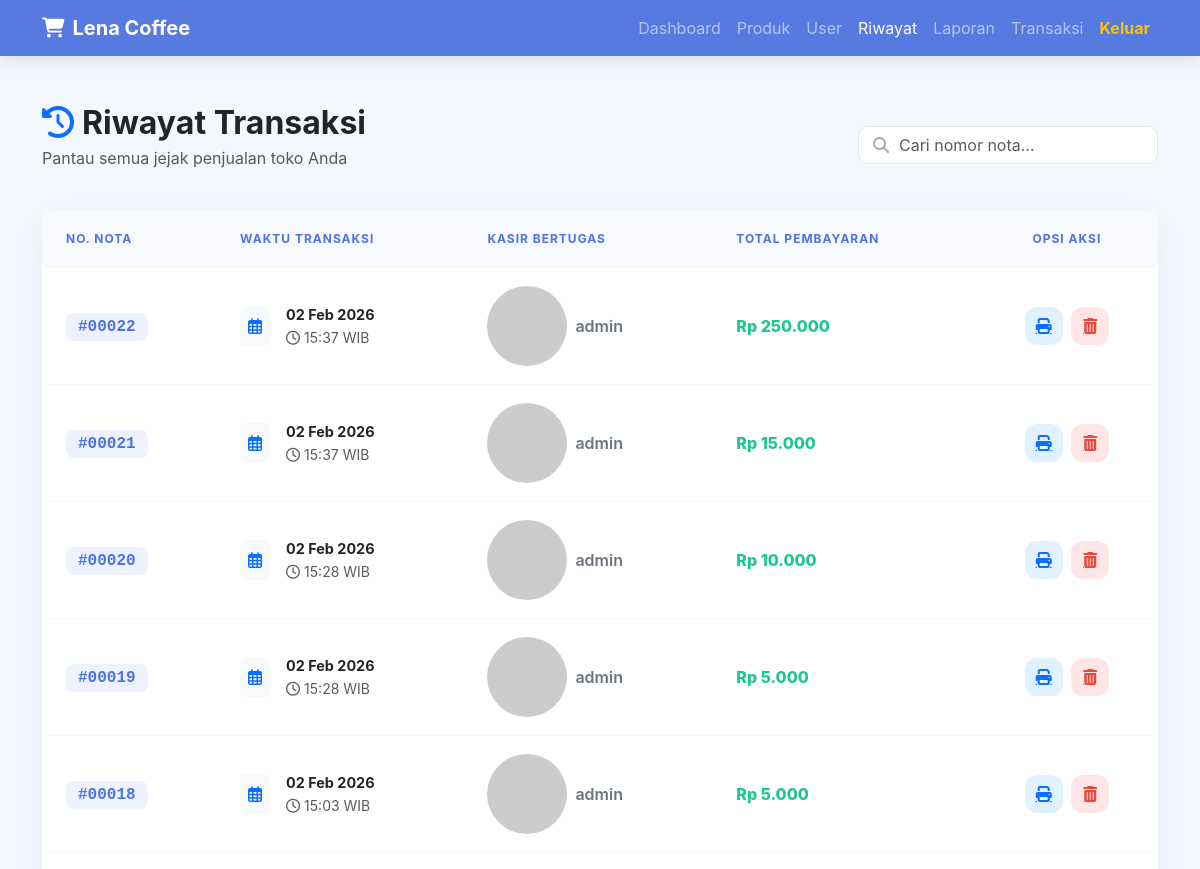
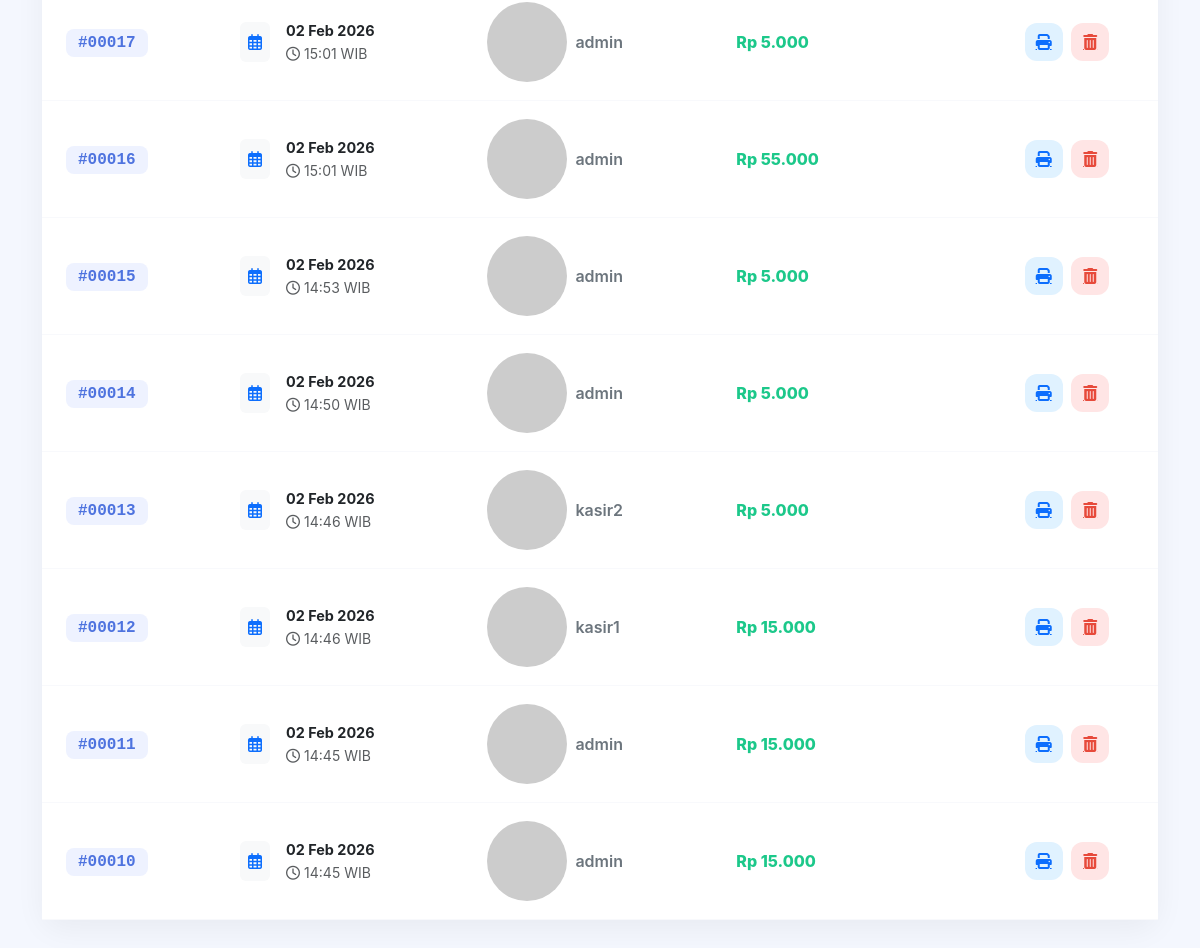
/riwayat.php (signed in), run on the app's committed database (2 pictures, top to bottom).
### tables this page shows
CREATE TABLE `transaksi` (
  `id_transaksi` int(11) NOT NULL,
  `tgl_transaksi` datetime DEFAULT current_timestamp(),
  `total_bayar` int(11) DEFAULT NULL,
  `id_user` int(11) DEFAULT NULL
);

CREATE TABLE `users` (
  `id_user` int(11) NOT NULL,
  `username` varchar(50) DEFAULT NULL,
  `password` varchar(255) DEFAULT NULL,
  `role` enum('admin','kasir') DEFAULT NULL
);

### riwayat.php (the view, shortened to what this page needs)
<?php
include 'koneksi.php';
$query = mysqli_query($conn, "SELECT transaksi.*, users.username
                              FROM transaksi
                              LEFT JOIN users ON transaksi.id_user = users.id_user
                              ORDER BY id_transaksi DESC");
?>
<!DOCTYPE html>
<html lang="id">
<head>
    <link href="https://cdn.jsdelivr.net/npm/bootstrap@5.3.0/dist/css/bootstrap.min.css" rel="stylesheet">
    <link rel="stylesheet" href="https://cdnjs.cloudflare.com/ajax/libs/font-awesome/6.4.0/css/all.min.css">
    <link href="https://unpkg.com/aos@2.3.1/dist/aos.css" rel="stylesheet">
</head>
<body>
<nav class="navbar navbar-expand-lg navbar-dark sticky-top mb-5">
    <div class="container">
        <a class="navbar-brand fw-bold" href="index.php"><i class="fas fa-shopping-cart me-2"></i>Lena Coffee</a>
        <div class="collapse navbar-collapse" id="navbarNav">
            <ul class="navbar-nav ms-auto">
                <li class="nav-item"><a class="nav-link" href="index.php">Dashboard</a></li>
                <li class="nav-item"><a class="nav-link" href="produk.php">Produk</a></li>
                <li class="nav-item"><a class="nav-link" href="user.php">User</a></li>
                <li class="nav-item"><a class="nav-link active" href="riwayat.php">Riwayat</a></li>
                <li class="nav-item"><a class="nav-link" href="laporan.php">Laporan</a></li>
                <li class="nav-item"><a class="nav-link" href="transaksi.php">Transaksi</a></li>
                <li class="nav-item"><a class="nav-link text-warning fw-bold" href="logout.php">Keluar</a></li>
            </ul>
        </div>
    </div>
</nav>
<div class="container pb-5" data-aos="fade-up">
    <div class="row align-items-center mb-4">
        <div class="col-md-6">
            <h2 class="fw-bold text-dark mb-1"><i class="fas fa-history text-primary me-2"></i>Riwayat Transaksi</h2>
            <p class="text-muted">Pantau semua jejak penjualan toko Anda</p>
        </div>
        <div class="col-md-6 d-flex justify-content-md-end">
            <div class="search-container">
                <i class="fas fa-search"></i>
                <input type="text" class="form-control" placeholder="Cari nomor nota...">
            </div>
        </div>
    </div>
    <div class="card card-main">
        <div class="card-body p-0">
            <div class="table-responsive">
                <table class="table table-hover mb-0">
                    <thead>
                        <tr>
                            <th class="ps-4">No. Nota</th>
                            <th>Waktu Transaksi</th>
                            <th>Kasir Bertugas</th>
                            <th>Total Pembayaran</th>
                            <th class="text-center">Opsi Aksi</th>
                        </tr>
                    </thead>
                    <tbody>
                        <?php while($row = mysqli_fetch_assoc($query)) : ?>
                        <tr>
                            <td class="ps-4">
                                <span class="nota-badge">#<?= str_pad($row['id_transaksi'], 5, '0', STR_PAD_LEFT); ?></span>
                            </td>
                            <td>
                                <div class="d-flex align-items-center">
                                    <div class="bg-light p-2 rounded me-3 text-primary">
                                        <i class="far fa-calendar-alt"></i>
                                    </div>
                                    <div>
                                        <div class="fw-bold" style="font-size: 0.9rem;"><?= date('d M Y', strtotime($row['tgl_transaksi'])); ?></div>
                                        <small class="text-muted"><i class="far fa-clock me-1"></i><?= date('H:i', strtotime($row['tgl_transaksi'])); ?> WIB</small>
                                    </div>
                                </div>
                            </td>
                            <td>
                                <div class="d-flex align-items-center">
                                    <img src="https://ui-avatars.com/api/?name=<?= $row['username'] ?? 'S'; ?>&background=4e73df&color=fff&size=30" class="rounded-circle me-2" alt="">
                                    <span class="fw-semibold text-secondary"><?= $row['username'] ?? 'Sistem'; ?></span>
                                </div>
                            </td>
                            <td>
                                <span class="total-amount">Rp <?= number_format($row['total_bayar'], 0, ',', '.'); ?></span>
                            </td>
                            <td class="text-center">
                                <a href="cetak_struk.php?id=<?= $row['id_transaksi']; ?>" target="_blank" class="btn-action btn-print" title="Cetak Struk">
                                    <i class="fas fa-print"></i>
                                </a>
                                <?php if ($_SESSION['role'] == 'admin') : ?>
                                    <a href="hapus_riwayat.php?id=<?= $row['id_transaksi']; ?>"
                                       class="btn-action btn-delete"
                                       title="Hapus Permanen"
                                       onclick="return confirm('Data transaksi akan dihapus permanen. Lanjutkan?')">
                                        <i class="fas fa-trash-alt"></i>
                                    </a>
                                <?php endif; ?>
                            </td>
                        </tr>
                        <?php endwhile; ?>
                    </tbody>
                </table>
            </div>
        </div>
    </div>
</div>
</body>
</html>

### riwayat.php (style rules this page uses)
:root { --primary-grad: linear-gradient(135deg, #4e73df 0%, #224abe 100%); }
body { background-color: #f4f7fe; font-family: 'Inter', sans-serif; }
.navbar { background: rgba(78, 115, 223, 0.95) !important; backdrop-filter: blur(10px); box-shadow: 0 4px 15px rgba(0,0,0,0.1); }
.card-main { border: none; border-radius: 20px; box-shadow: 0 10px 30px rgba(0,0,0,0.05); background: white; }
.table thead th { background-color: #f8f9fc; border: none; color: #4e73df; text-transform: uppercase; font-size: 0.75rem; letter-spacing: 1px; padding: 20px; }
.table tbody td { padding: 18px 20px; vertical-align: middle; border-color: #f8f9fc; }
.nota-badge { background: #eef2ff; color: #4e73df; font-weight: 700; padding: 5px 12px; border-radius: 8px; font-family: 'Courier New', Courier, monospace; }
.total-amount { font-weight: 800; color: #1cc88a; }
.btn-action { width: 38px; height: 38px; display: inline-flex; align-items: center; justify-content: center; border-radius: 12px; transition: all 0.3s; border: none; margin: 0 2px; }
.btn-print { background: #e0f2ff; color: #0d6efd; }
.btn-delete { background: #ffe5e5; color: #e74a3b; }
.search-container { position: relative; max-width: 300px; }
.search-container i { position: absolute; left: 15px; top: 50%; transform: translateY(-50%); color: #aaa; }
.search-container input { padding-left: 40px; border-radius: 10px; border: 1px solid #e3e6f0; }

### data on the page
transaksi: id_transaksi "00022", tgl_transaksi "02 Feb 2026", tgl_transaksi "15:37", id_user.username "admin", total_bayar "250.000"
transaksi: id_transaksi "00021", tgl_transaksi "02 Feb 2026", tgl_transaksi "15:37", id_user.username "admin", total_bayar "15.000"
transaksi: id_transaksi "00020", tgl_transaksi "02 Feb 2026", tgl_transaksi "15:28", id_user.username "admin", total_bayar "10.000"
transaksi: id_transaksi "00019", tgl_transaksi "02 Feb 2026", tgl_transaksi "15:28", id_user.username "admin", total_bayar "5.000"
transaksi: id_transaksi "00018", tgl_transaksi "02 Feb 2026", tgl_transaksi "15:03", id_user.username "admin", total_bayar "5.000"
transaksi: id_transaksi "00017", tgl_transaksi "02 Feb 2026", tgl_transaksi "15:01", id_user.username "admin", total_bayar "5.000"
transaksi: id_transaksi "00016", tgl_transaksi "02 Feb 2026", tgl_transaksi "15:01", id_user.username "admin", total_bayar "55.000"
transaksi: id_transaksi "00015", tgl_transaksi "02 Feb 2026", tgl_transaksi "14:53", id_user.username "admin", total_bayar "5.000"
transaksi: id_transaksi "00014", tgl_transaksi "02 Feb 2026", tgl_transaksi "14:50", id_user.username "admin", total_bayar "5.000"
transaksi: id_transaksi "00013", tgl_transaksi "02 Feb 2026", tgl_transaksi "14:46", id_user.username "kasir2", total_bayar "5.000"
transaksi: id_transaksi "00012", tgl_transaksi "02 Feb 2026", tgl_transaksi "14:46", id_user.username "kasir1", total_bayar "15.000"
transaksi: id_transaksi "00011", tgl_transaksi "02 Feb 2026", tgl_transaksi "14:45", id_user.username "admin", total_bayar "15.000"
transaksi: id_transaksi "00010", tgl_transaksi "02 Feb 2026", tgl_transaksi "14:45", id_user.username "admin", total_bayar "15.000"
